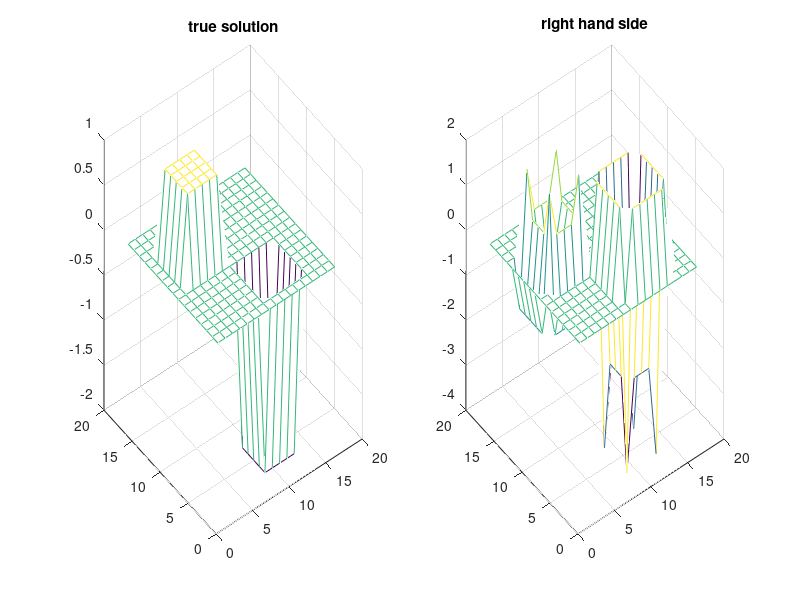

Recreate this plot in MATLAB.
% Matlab code makemgdemo.m
% For "Applied Numerical Linear Algebra",  Question 6.16
% Written by James Demmel, Jul 10, 1993
%                Modified, Jun  2, 1997
%
% Initialize b, x, jac1, jac2, iter to demonstrate testfmg
%
figure(1)
hold off, clf
k=4;
kk=2^k+1;
[x,y]=meshgrid(1:kk,1:kk);
b=sin((x-1)*3*pi/kk).*sin((y-1)*pi/kk);
b=rand(size(b))-.5;
b=b*0;
p1=((kk-1)/8:3*(kk-1)/8)+1;
p2=(5*(kk-1)/8:7*(kk-1)/8)-1;
b(p1,p2)=b(p1,p2)  -2*ones(prod(size(p1)),prod(size(p2)));
b(p2,p1)=b(p2,p1) + ones(prod(size(p2)),prod(size(p1)));
[nb,mb]=size(b);
b(:,1)=zeros(nb,1);b(:,mb)=zeros(nb,1);
b(1,:)=zeros(1,mb);b(nb,:)=zeros(1,mb);
xtrue = b;
b=zeros(size(b));
b(2:kk-1,2:kk-1) = 4*xtrue(2:kk-1,2:kk-1) ...
                    -xtrue(1:kk-2,2:kk-1) ...
                    -xtrue(3:kk  ,2:kk-1) ...
                    -xtrue(2:kk-1,1:kk-2) ...
                    -xtrue(2:kk-1,3:kk  );
hold off; clf
% x=b;b=zeros(size(b));
subplot(1,2,1); mesh(xtrue), title('true solution')
subplot(1,2,2); mesh(b), title('right hand side')
x=zeros(size(b));
jac1=1;jac2=1;iter=20;
